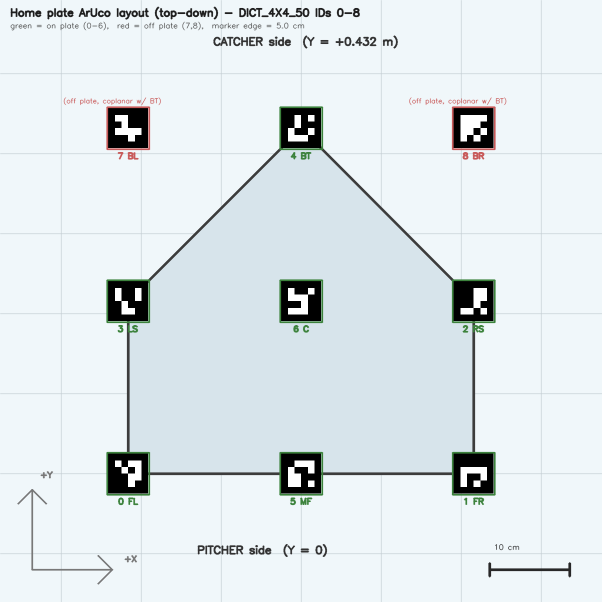
#> input picture server/plate_layout.png, 1203 x 1203 px (shown at 1/2 size)
$ python -i 24_roi_frst.py   (imports and definitions only)   (older library calls are emulated)
#> lines starting #> are read from the running program, lines starting #| are printed output that depends on the picture; after the words box and inside, x2 and y2 are one past the last pixel; in counts of white or black regions, pixels touching at a corner belong together
### lab/research/scripts/_paths.py
"""Shared path constants — robust against folder reorganisation.

Searches upward from this file for a repo-root marker (`.git` or `server/`),
so scripts work regardless of nesting depth or cwd. Use::

    import sys
    sys.path.insert(0, str(__import__('pathlib').Path(__file__).resolve().parent))
    from _paths import ROOT, WS, OUT, NOTES, RESEARCH
"""
from __future__ import annotations
from pathlib import Path


def _find_repo_root() -> Path:
    p = Path(__file__).resolve()
    for parent in [p, *p.parents]:
        if (parent / ".git").exists() or (parent / "server").is_dir():
            return parent
    raise RuntimeError(f"repo root not found from {p}")


ROOT = _find_repo_root()
RESEARCH = ROOT / "lab" / "research"
WS = ROOT / "lab" / "standalone_workspace"
OUT = RESEARCH / "outputs"
NOTES = RESEARCH / "notes"


# Populated by load_manifest(): slug -> segment_id of the chosen segment.
# Schema v2 nests masks under masks/<segment_id>/, but legacy scripts wrote
# masks/<src>.png. Use this to bridge: `WS/"items"/slug/"masks"/SEG_BY_SLUG[slug]`.
SEG_BY_SLUG: dict[str, str] = {}


# [54 lines left out: functions read_mask, load_manifest, not called in this run]

### lab/research/scripts/24_roi_frst.py
"""Stateful ROI-FRST — V11 + Y-diff + spatially-gated FRST.

Research question: can stateful ROI-FRST push V11+Y-diff (R=0.970) toward
V11+full-FRST (R=0.996) without the catastrophic FP rate?

Design:
  Mode 1 (temporal anchor): V11 or Y-diff hit at frame t → arm ROI-FRST for
    next K=5 frames. ROI = union of 100×100 px windows around each hit centroid.
  Mode 2 (prior frame ROI): same as Mode 1 + if t has no active anchor,
    propagate last-known ROI forward indefinitely.

Both modes explicitly break the stateless single-frame contract.
No GT centre used as anchor — only V11 / Y-diff detections.

Evaluation: 9 sessions / 1073 GT frames (same harness as 19_frst.py / 21_yplane_diff.py)
Train session: session_s_16ec069a_b

Run: cd server && uv run python ../lab/research/scripts/24_roi_frst.py
"""
from __future__ import annotations
import json, time, sys
from pathlib import Path
import numpy as np
import cv2
sys.path.insert(0, str(Path(__file__).resolve().parent))
from _paths import ROOT, WS, load_manifest, SEG_BY_SLUG, read_mask

# Force unbuffered stdout for background runs
# [1 line not run here, left out]


# ── Constants ─────────────────────────────────────────────────────────────────

RADII     = [3, 5, 8, 12]
ROI_HALF  = 50           # 100×100 px ROI half-side
K_FRAMES  = 5            # temporal anchor window
YDIFF_THR = 15           # best threshold from 21_yplane_diff.py
FRST_THR  = 0.10         # same as tuned in 19_frst.py
DEDUP_R   = 5.0          # dedup radius px

# V11 shape-gate params (same as 21_yplane_diff.py)
V11 = dict(h=(103, 118), s=(120, 255), v=(30, 255),
           aspect=0.40, fill=0.35, area=(3, 150_000), close=3)


# ── Manifest loading (schema v2 with nested segments) ─────────────────────────

# [54 lines left out: functions load_items, detect_v11, detect_ydiff, _shape_gate, not called in this run]


# ── FRST (reused from 19_frst.py) ────────────────────────────────────────────

def frst(gray: np.ndarray, radii: list[int] = RADII) -> np.ndarray:
    """FRST symmetry map on arbitrary-size gray patch."""
    gx = cv2.Sobel(gray, cv2.CV_32F, 1, 0, ksize=3)
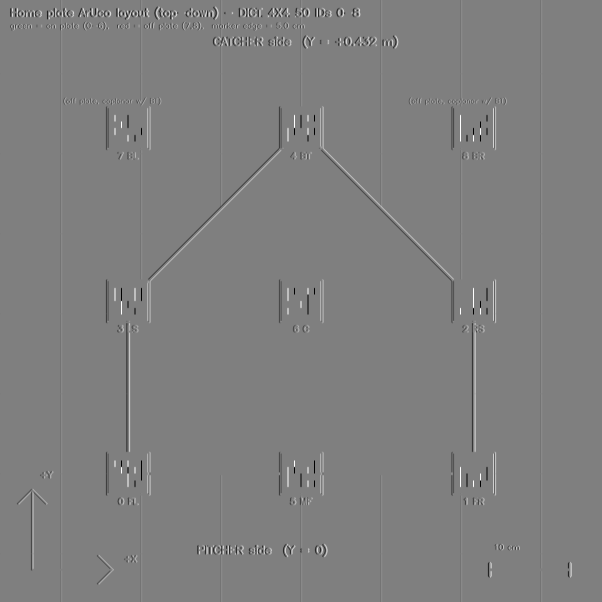
#> gx: shape (1203, 1203) float32 (shown at 1/2 size); min -1020, max 1020, mean 0; drawn with min black and max white
    gy = cv2.Sobel(gray, cv2.CV_32F, 0, 1, ksize=3)
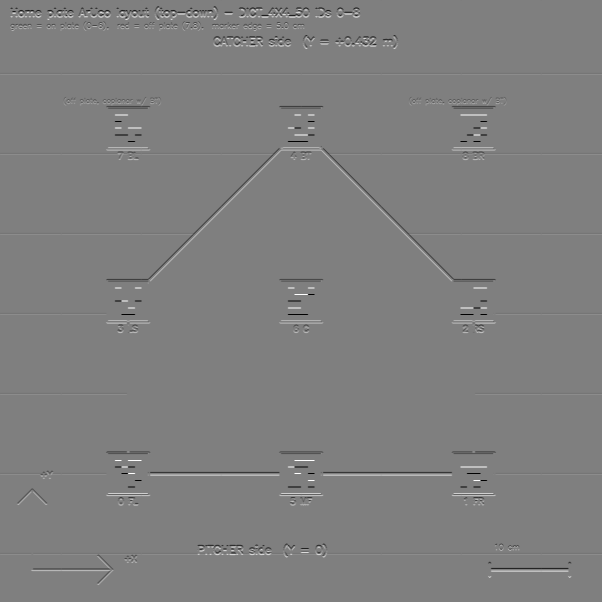
#> gy: shape (1203, 1203) float32 (shown at 1/2 size); min -1020, max 1020, mean 0; drawn with min black and max white
    mag = cv2.magnitude(gx, gy)
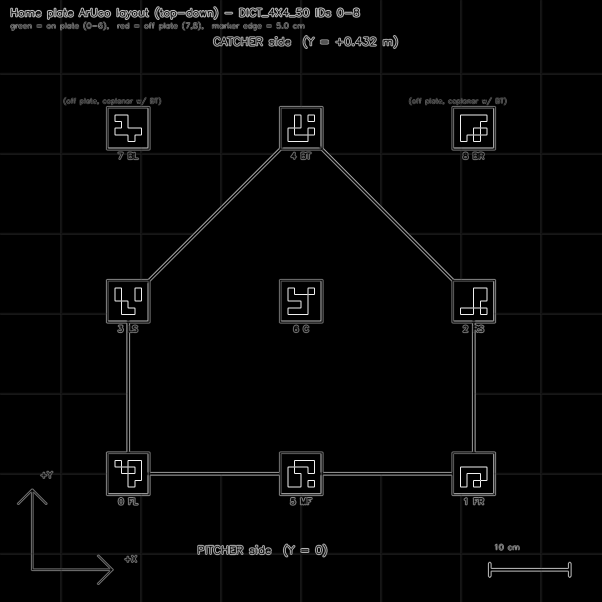
#> mag: shape (1203, 1203) float32 (shown at 1/2 size); min 0, max 1081.9, mean 24.2; drawn with min black and max white
    valid = mag > 5.0
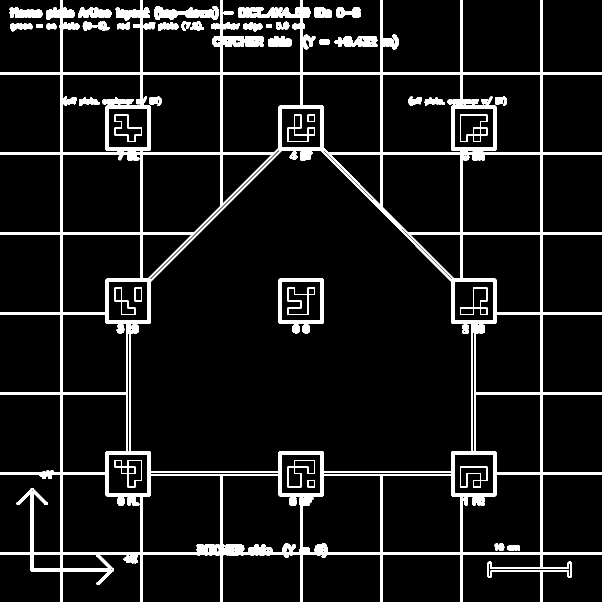
#> valid: shape (1203, 1203) bool (shown at 1/2 size); 8% white; 47 white regions, largest, box (x1, y1, x2, y2) and area: (0, 0, 1203, 1203) 93145, (557, 557, 648, 667) 2251, (308, 12, 438, 40) 2111
    inv_mag = np.where(valid, 1.0 / (mag + 1e-6), 0.0).astype(np.float32)
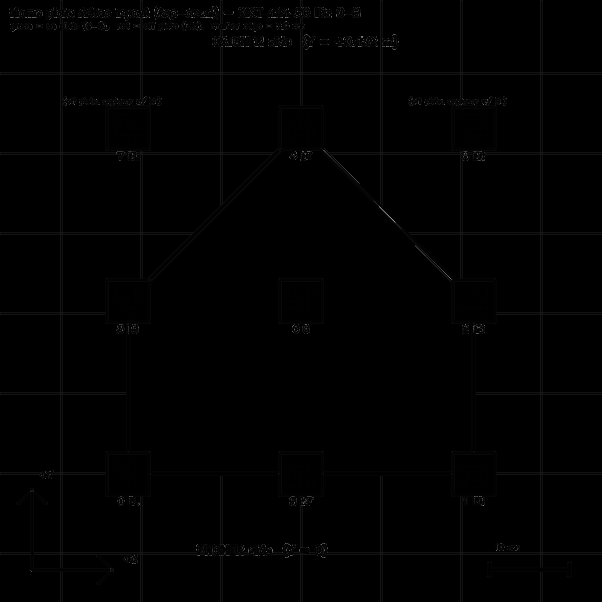
#> inv_mag: shape (1203, 1203) float32 (shown at 1/2 size); min 0, max 0.196, mean 0.000924; drawn with min black and max white
    gx_n = (gx * inv_mag).ravel()
    gy_n = (gy * inv_mag).ravel()
    h, w = gray.shape
#> h = 1203; w = 1203
    ys_flat = np.repeat(np.arange(h, dtype=np.int32), w)
    xs_flat = np.tile(np.arange(w, dtype=np.int32), h)
    vf = valid.ravel()
    gx_nv, gy_nv = gx_n[vf], gy_n[vf]
    xs_v, ys_v = xs_flat[vf], ys_flat[vf]
    S = np.zeros((h, w), dtype=np.float32)
    for r in radii:
        px_v = np.clip(np.round(xs_v - r * gx_nv).astype(np.int32), 0, w - 1)
        py_v = np.clip(np.round(ys_v - r * gy_nv).astype(np.int32), 0, h - 1)
        idx = py_v * w + px_v
        O_r = np.bincount(idx, minlength=h * w).reshape(h, w).astype(np.float32)
        sigma = max(1.0, 0.25 * r)
        ksize = int(2 * np.ceil(2 * sigma) + 1)
        M_r = cv2.GaussianBlur(O_r, (ksize, ksize), sigma) / float(r)
        S += M_r
#> this loop made 4 passes
#> pass 1, in frst, `M_r = cv2.GaussianBlur(O_r, (ksize, ksize), sigma) / float(r)`:
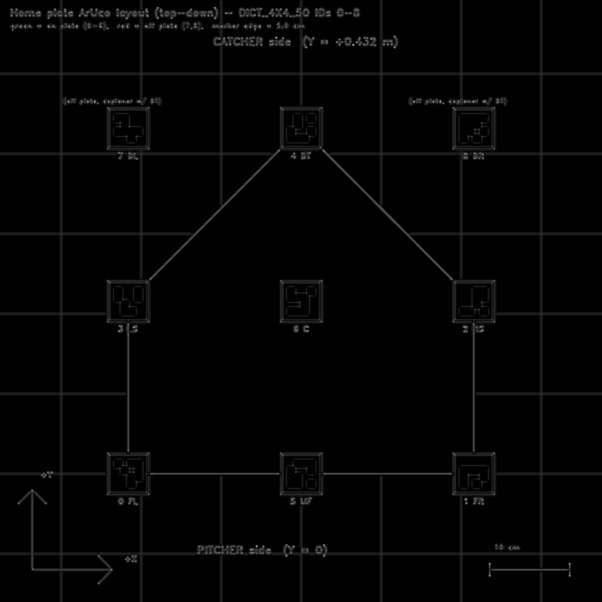
#> M_r: shape (1203, 1203) float32 (shown at 1/2 size); min 0, max 1.85, mean 0.0266; drawn with min black and max white
#> after the loop:
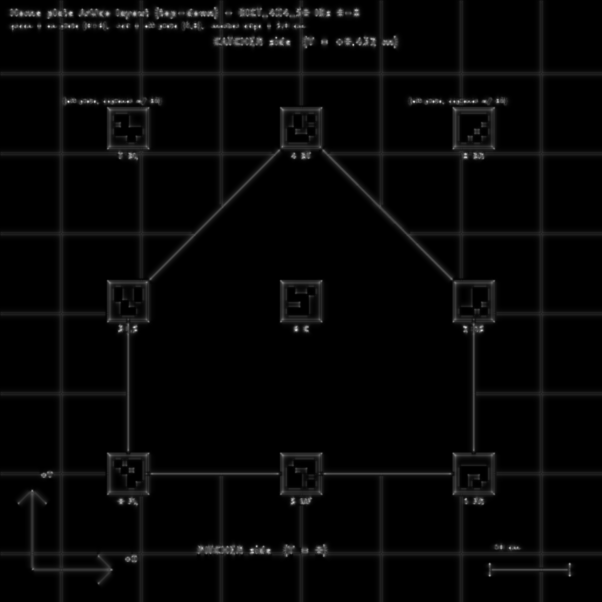
#> S: shape (1203, 1203) float32 (shown at 1/2 size); min 0, max 2.38, mean 0.0592; drawn with min black and max white
    return S


# [420 lines left out: functions frst_roi_cands, make_roi, merge_rois, hit_check, dedup_union, classify_miss_mode and 4 more, not called in this run]


# [2 lines not run here, left out]

>>> import cv2
>>> picture = cv2.imread('../../../server/plate_layout.png', cv2.IMREAD_GRAYSCALE)
>>> result = frst(picture)
